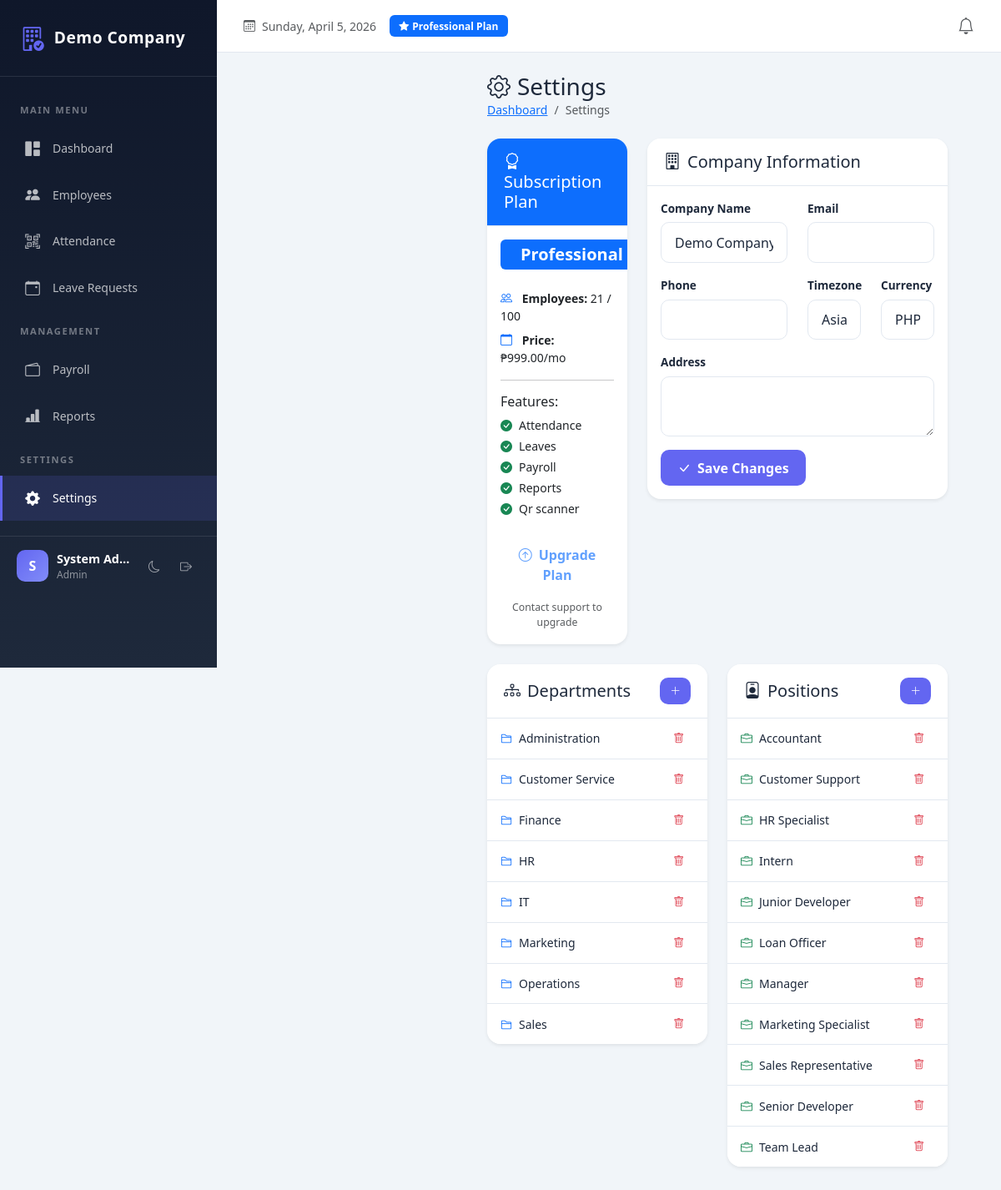
Page /modules/settings/index.php (signed in) on the committed database.
### tables this page shows
CREATE TABLE subscription_plans (
    id INT AUTO_INCREMENT PRIMARY KEY,
    name VARCHAR(50) NOT NULL,
    slug VARCHAR(50) UNIQUE NOT NULL,
    price_monthly DECIMAL(10,2) DEFAULT 0,
    price_yearly DECIMAL(10,2) DEFAULT 0,
    max_employees INT DEFAULT 5,
    features JSON,
    is_active TINYINT(1) DEFAULT 1
);

CREATE TABLE departments (
    id INT AUTO_INCREMENT PRIMARY KEY,
    company_id INT NOT NULL,
    name VARCHAR(100) NOT NULL,
    UNIQUE KEY uniq_dept(company_id, name)
);

CREATE TABLE positions (
    id INT AUTO_INCREMENT PRIMARY KEY,
    company_id INT NOT NULL,
    name VARCHAR(100) NOT NULL,
    UNIQUE KEY uniq_pos(company_id, name)
);

### includes/functions.php (called while the page is built, shortened)
<?php
function e($s) {
    return htmlspecialchars($s ?? "", ENT_QUOTES, "UTF-8");
}

### modules/settings/index.php (the view, shortened to what this page needs)
<?php
require_once __DIR__."/../../config/db.php";
$company = company();
$departments = $pdo->prepare("SELECT * FROM departments WHERE company_id = ? ORDER BY name");
$departments->execute([company_id()]);
$departments = $departments->fetchAll();
$positions = $pdo->prepare("SELECT * FROM positions WHERE company_id = ? ORDER BY name");
$positions->execute([company_id()]);
$positions = $positions->fetchAll();
$plan = $pdo->prepare("SELECT * FROM subscription_plans WHERE slug = ?");
$plan->execute([$company["plan"] ?? "free"]);
$plan = $plan->fetch();
$empCount = $pdo->prepare("SELECT COUNT(*) as cnt FROM employees WHERE company_id = ? AND status = 'active'");
$empCount->execute([company_id()]);
$empCount = $empCount->fetch()["cnt"];
require_once __DIR__."/../../includes/header.php";
require_once __DIR__."/../../includes/nav.php";
?>
<div class="main-content">
    <div class="container-fluid py-4">
        <div class="d-flex justify-content-between align-items-center mb-4">
            <div>
                <h1 class="h3 mb-0"><i class="bi bi-gear me-2"></i>Settings</h1>
                <nav aria-label="breadcrumb">
                    <ol class="breadcrumb mb-0">
                        <li class="breadcrumb-item"><a href="../dashboard.php">Dashboard</a></li>
                        <li class="breadcrumb-item active">Settings</li>
                    </ol>
                </nav>
            </div>
        </div>
        <div class="row">
            <div class="col-lg-4 mb-4">
                <div class="card h-100 border-0 shadow-sm">
                    <div class="card-header bg-primary text-white">
                        <h5 class="mb-0"><i class="bi bi-award me-2"></i>Subscription Plan</h5>
                    </div>
                    <div class="card-body">
                        <div class="text-center mb-4">
                            <span class="badge bg-primary fs-5 px-4 py-2"><?= htmlspecialchars($plan["name"] ?? "Free") ?></span>
                        </div>
                        <ul class="list-unstyled">
                            <li class="mb-2">
                                <i class="bi bi-people text-primary me-2"></i>
                                <strong>Employees:</strong> <?= $empCount ?> / <?= $plan["max_employees"] == 9999 ? "Unlimited" : $plan["max_employees"] ?>
                            </li>
                            <li class="mb-2">
                                <i class="bi bi-calendar text-primary me-2"></i>
                                <strong>Price:</strong> ₱<?= number_format($plan["price_monthly"], 2) ?>/mo
                            </li>
                        </ul>
                        <hr>
                        <h6>Features:</h6>
                        <?php
                        $features = json_decode($plan["features"] ?? "{}", true);
                        foreach($features as $feat => $enabled): ?>
                        <div class="d-flex align-items-center mb-1">
                            <i class="bi bi-<?= $enabled ? "check-circle-fill text-success" : "x-circle text-muted" ?> me-2"></i>
                            <span class="<?= $enabled ? "" : "text-muted" ?>"><?= ucfirst(str_replace("_", " ", $feat)) ?></span>
                        </div>
                        <?php endforeach; ?>
                        <div class="mt-4">
                            <button class="btn btn-outline-primary w-100" disabled>
                                <i class="bi bi-arrow-up-circle me-2"></i>Upgrade Plan
                            </button>
                            <small class="text-muted d-block mt-2 text-center">Contact support to upgrade</small>
                        </div>
                    </div>
                </div>
            </div>
            <div class="col-lg-8 mb-4">
                <div class="card border-0 shadow-sm">
                    <div class="card-header bg-white">
                        <h5 class="mb-0"><i class="bi bi-building me-2"></i>Company Information</h5>
                    </div>
                    <div class="card-body">
                        <form method="POST">
                            <div class="row">
                                <div class="col-md-6 mb-3">
                                    <label class="form-label">Company Name</label>
                                    <input type="text" name="company_name" class="form-control" value="<?= htmlspecialchars($company["name"]) ?>" required>
                                </div>
                                <div class="col-md-6 mb-3">
                                    <label class="form-label">Email</label>
                                    <input type="email" name="company_email" class="form-control" value="<?= htmlspecialchars($company["email"]) ?>" required>
                                </div>
                            </div>
                            <div class="row">
                                <div class="col-md-6 mb-3">
                                    <label class="form-label">Phone</label>
                                    <input type="text" name="company_phone" class="form-control" value="<?= htmlspecialchars($company["phone"] ?? "") ?>">
                                </div>
                                <div class="col-md-3 mb-3">
                                    <label class="form-label">Timezone</label>
                                    <select name="timezone" class="form-select">
                                        <option value="Asia/Manila" <?= ($company["timezone"] ?? "") === "Asia/Manila" ? "selected" : "" ?>>Asia/Manila</option>
                                    </select>
                                </div>
                                <div class="col-md-3 mb-3">
                                    <label class="form-label">Currency</label>
                                    <select name="currency" class="form-select">
                                        <option value="PHP" <?= ($company["currency"] ?? "") === "PHP" ? "selected" : "" ?>>PHP (₱)</option>
                                    </select>
                                </div>
                            </div>
                            <div class="mb-3">
                                <label class="form-label">Address</label>
                                <textarea name="company_address" class="form-control" rows="2"><?= htmlspecialchars($company["address"] ?? "") ?></textarea>
                            </div>
                            <button type="submit" class="btn btn-primary">
                                <i class="bi bi-check-lg me-2"></i>Save Changes
                            </button>
                        </form>
                    </div>
                </div>
            </div>
        </div>
        <div class="row">
            <div class="col-md-6 mb-4">
                <div class="card border-0 shadow-sm">
                    <div class="card-header bg-white d-flex justify-content-between align-items-center">
                        <h5 class="mb-0"><i class="bi bi-diagram-3 me-2"></i>Departments</h5>
                        <button class="btn btn-sm btn-primary" data-bs-toggle="modal" data-bs-target="#addDeptModal">
                            <i class="bi bi-plus-lg"></i>
                        </button>
                    </div>
                    <div class="card-body p-0">
                        <ul class="list-group list-group-flush">
                            <?php foreach($departments as $d): ?>
                            <li class="list-group-item d-flex justify-content-between align-items-center">
                                <span><i class="bi bi-folder2 text-primary me-2"></i><?= htmlspecialchars($d["name"]) ?></span>
                                <form method="POST" class="d-inline" onsubmit="return confirm('Delete this department?')">
                                    <button type="submit" class="btn btn-sm btn-outline-danger"><i class="bi bi-trash"></i></button>
                                </form>
                            </li>
                            <?php endforeach; ?>
                        </ul>
                    </div>
                </div>
            </div>
            <div class="col-md-6 mb-4">
                <div class="card border-0 shadow-sm">
                    <div class="card-header bg-white d-flex justify-content-between align-items-center">
                        <h5 class="mb-0"><i class="bi bi-person-badge me-2"></i>Positions</h5>
                        <button class="btn btn-sm btn-primary" data-bs-toggle="modal" data-bs-target="#addPosModal">
                            <i class="bi bi-plus-lg"></i>
                        </button>
                    </div>
                    <div class="card-body p-0">
                        <ul class="list-group list-group-flush">
                            <?php foreach($positions as $p): ?>
                            <li class="list-group-item d-flex justify-content-between align-items-center">
                                <span><i class="bi bi-briefcase text-success me-2"></i><?= htmlspecialchars($p["name"]) ?></span>
                                <form method="POST" class="d-inline" onsubmit="return confirm('Delete this position?')">
                                    <button type="submit" class="btn btn-sm btn-outline-danger"><i class="bi bi-trash"></i></button>
                                </form>
                            </li>
                            <?php endforeach; ?>
                        </ul>
                    </div>
                </div>
            </div>
        </div>
    </div>
</div>
<?php require_once __DIR__."/../../includes/footer.php"; ?>

### includes/nav.php (shortened to what this page needs)
<?php
$u=$_SESSION['user']??null;
$company=$_SESSION['company']??null;
$currentPage = basename($_SERVER['PHP_SELF']);
$currentDir = basename(dirname($_SERVER['PHP_SELF']));
$features = json_decode($company['features'] ?? '{}', true);
?>
<?php if($u): ?>
<aside class="sidebar d-lg-block offcanvas-lg offcanvas-start" id="sidebar">
    <div class="sidebar-header">
        <i class="bi bi-building-check"></i>
        <span><?= e($company['name'] ?? 'HRMS') ?></span>
    </div>
    <nav class="sidebar-nav">
        <div class="nav-section">MAIN MENU</div>
        <a href="<?= BASE_URL ?>/modules/dashboard.php" class="nav-item <?= $currentPage==='dashboard.php'?'active':'' ?>">
            <i class="bi bi-grid-1x2-fill"></i>
            <span>Dashboard</span>
        </a>
        <a href="<?= BASE_URL ?>/modules/employees/index.php" class="nav-item <?= $currentDir==='employees'?'active':'' ?>">
            <i class="bi bi-people-fill"></i>
            <span>Employees</span>
        </a>
        <a href="<?= BASE_URL ?>/modules/attendance/index.php" class="nav-item <?= $currentDir==='attendance'?'active':'' ?>">
            <i class="bi bi-qr-code-scan"></i>
            <span>Attendance</span>
        </a>
        <a href="<?= BASE_URL ?>/modules/leaves/index.php" class="nav-item <?= $currentDir==='leaves'?'active':'' ?>">
            <i class="bi bi-calendar-event"></i>
            <span>Leave Requests</span>
        </a>
        <?php if(in_array($u['role'], ['Admin', 'HR Officer'])): ?>
        <div class="nav-section">MANAGEMENT</div>
        <?php if($features['payroll'] ?? true): ?>
        <a href="<?= BASE_URL ?>/modules/payroll/index.php" class="nav-item <?= $currentDir==='payroll'?'active':'' ?>">
            <i class="bi bi-wallet2"></i>
            <span>Payroll</span>
        </a>
        <?php endif; ?>
        <?php if($features['reports'] ?? true): ?>
        <a href="<?= BASE_URL ?>/modules/reports/index.php" class="nav-item <?= $currentDir==='reports'?'active':'' ?>">
            <i class="bi bi-bar-chart-line-fill"></i>
            <span>Reports</span>
        </a>
        <?php endif; ?>
        <div class="nav-section">SETTINGS</div>
        <a href="<?= BASE_URL ?>/modules/settings/index.php" class="nav-item <?= $currentDir==='settings'?'active':'' ?>">
            <i class="bi bi-gear-fill"></i>
            <span>Settings</span>
        </a>
        <?php endif; ?>
    </nav>
    <div class="sidebar-footer">
        <div class="user-info">
            <div class="avatar"><?= strtoupper(substr($u['name'] ?: $u['email'], 0, 1)) ?></div>
            <div class="details">
                <div class="name"><?= e($u['name'] ?: $u['email']) ?></div>
                <div class="role"><?= e($u['role']) ?></div>
            </div>
        </div>
        <div class="d-flex">
            <button class="icon-btn me-1" onclick="toggleTheme()" title="Toggle theme">
                <i class="bi bi-<?= ($u['theme']??'light')==='dark'?'sun':'moon' ?>"></i>
            </button>
            <a href="<?= BASE_URL ?>/auth/logout.php" class="logout-btn" title="Logout">
                <i class="bi bi-box-arrow-right"></i>
            </a>
        </div>
    </div>
</aside>
<main class="main-content">
    <div class="top-bar d-none d-lg-flex">
        <div class="d-flex align-items-center">
            <span class="text-muted me-3"><i class="bi bi-calendar3 me-2"></i><?= date('l, F j, Y') ?></span>
            <?php if($company): ?>
            <span class="badge bg-<?= $company['plan']==='free'?'secondary':($company['plan']==='enterprise'?'warning':'primary') ?>">
                <i class="bi bi-star-fill me-1"></i><?= ucfirst($company['plan']) ?> Plan
            </span>
            <?php endif; ?>
        </div>
        <div class="d-flex align-items-center gap-3">
            <div class="dropdown">
                <button class="btn btn-link text-muted p-0 position-relative" data-bs-toggle="dropdown">
                    <i class="bi bi-bell fs-5"></i>
                </button>
            </div>
        </div>
    </div>
<?php endif; ?>

### rows in the picture
subscription_plans: slug "Professional", name "Professional", max_employees "100", price_monthly "999.00"
departments: name "Administration"
departments: name "Customer Service"
departments: name "Finance"
departments: name "HR"
departments: name "IT"
departments: name "Marketing"
departments: name "Operations"
departments: name "Sales"
positions: name "Accountant"
positions: name "Customer Support"
positions: name "HR Specialist"
positions: name "Intern"
positions: name "Junior Developer"
positions: name "Loan Officer"
positions: name "Manager"
positions: name "Marketing Specialist"
positions: name "Sales Representative"
positions: name "Senior Developer"
positions: name "Team Lead"

### other values in the picture
$company['name'] "Demo Company"
substr($u['name'] ?: $u['email'], 0, 1) "S"
$u['name'] ?: $u['email'] "System Ad…"
$u['role'] "Admin"
$empCount "21"
str_replace("_", " ", $feat) "Attendance"
str_replace("_", " ", $feat) "Leaves"
str_replace("_", " ", $feat) "Payroll"
str_replace("_", " ", $feat) "Reports"
str_replace("_", " ", $feat) "Qr scanner"
